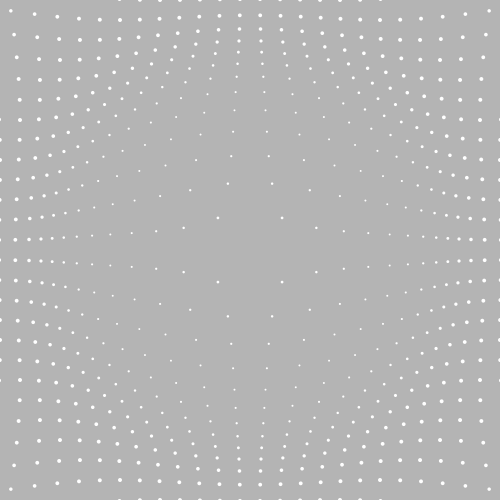
Frame 1 (no input)
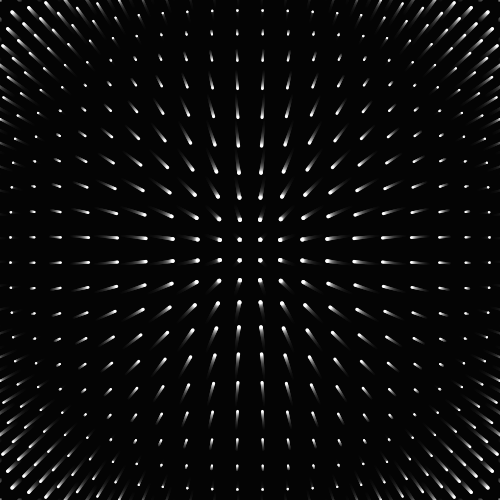
Frame 60 (the mouse pressed at the canvas centre just before this capture)
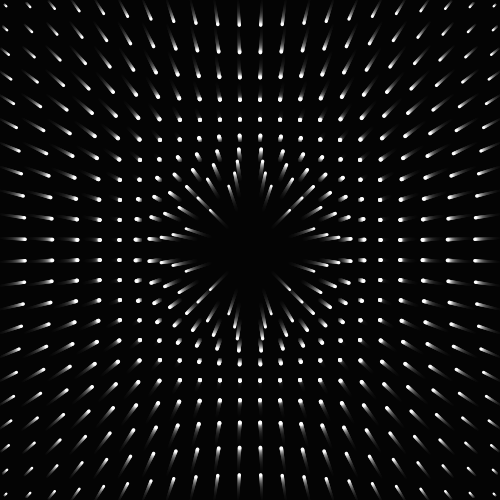
Frame 120 (the mouse held since frame 60 and released just before this capture)

The Processing sketch that drew these frames (run headless with seeded random() and noise(); from frame 60 on, the mouse is pressed at the canvas centre):

// Processing sketch: sketch_170216h
// ── sketch_170216h.pde
float unit, theta;
int num = 25, frames=180;

void setup() {
  size(500, 500);
  unit = width/num;
}

void draw() {
  fill(0,30);
  noStroke();
  rect(0,0,width, height);
  fill(255);
  for (int y=0; y<=num; y++) {
    for (int x=0; x<=num; x++) {
      float distance = dist(width/2, height/2, x*unit, y*unit);
      float offSet = map(distance, 0, sqrt(sq(width/2)+sq(height/2)), 0, TWO_PI);
      float sz = map(sin(theta+offSet), -1, 1, unit*.2, unit*.1);
      float angle = atan2(y*unit-height/2, x*unit-width/2);
      pushMatrix();
      translate(x*unit, y*unit);
      rotate(angle);
      float px = map(sin(theta+offSet),-1,1,0,50);
      ellipse(px,0, sz, sz);
      popMatrix();
    }
  }
  stroke(255);

  theta -= TWO_PI/frames;
}
